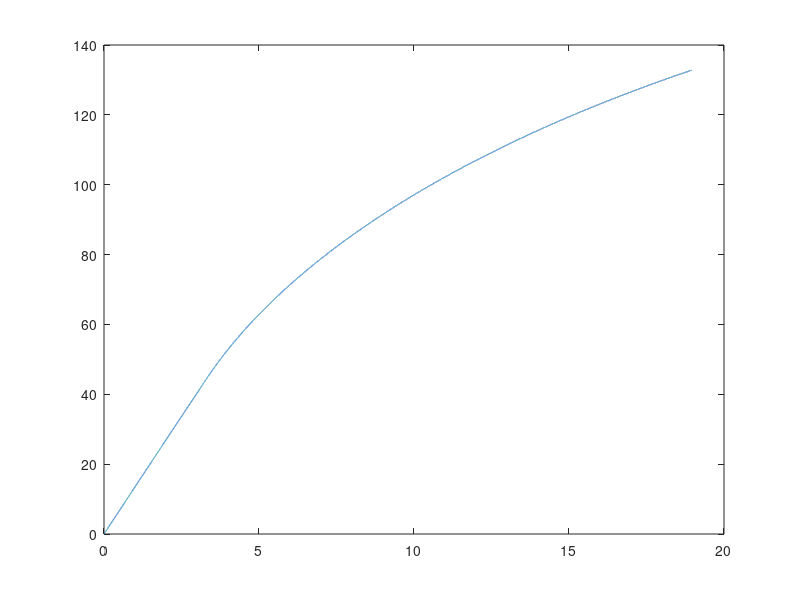

Write the MATLAB code that produced this figure.
clear
clc
% Tesla Model S Parameters from Table 2.1
Prrated=270000;
Trrated=440;
r=0.315;%0.352
ng=9.73;
m=2155;
A=177.2;
B=1.445;
C=0.354;
eta=0.97;

wrrated=Prrated/Trrated;
wmrated=wrrated/ng;
vmrated=wmrated*r;
dT=5e-4;

v(1)=0;
t(1)=0;
dist(1)=0;
n=1;
while dist<(0.25*1609.34) %convert miles to meters
    if (v(n)<vmrated)
        v(n+1)=v(n)+dT*(ng*eta*Trrated-r*(A+B*v(n)+C*(v(n))^2))/(r*m);
    else
        v(n+1)=v(n)+dT*(eta*((Prrated*r)/(v(n)))-r*(A+B*v(n)+C*(v(n))^2))/(r*m);
    end
    t(n+1)=t(n)+dT;
    dist(n)=trapz(v,t(1:length(v)));
    n=n+1;
end
distFinal=trapz(v,t)
v=((v*3600)/1609.34); %convert m/s to mph
plot(t,v)
t(end) %time it takes to complete the quarter mile
